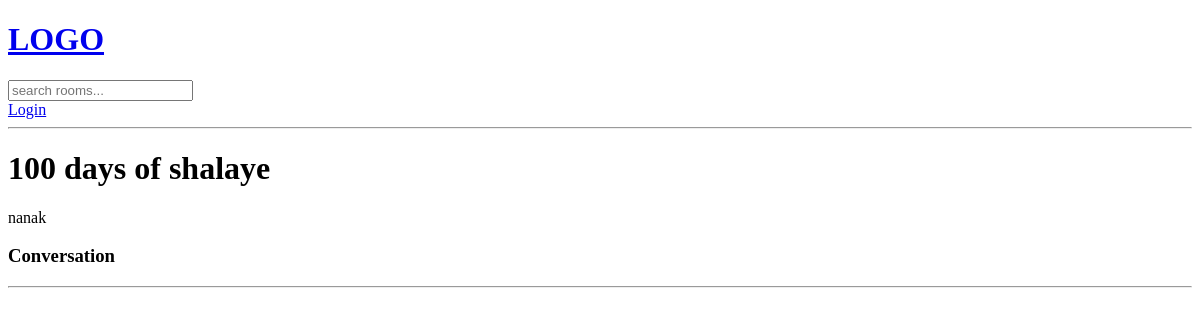
The app's page /room/4/, older data.
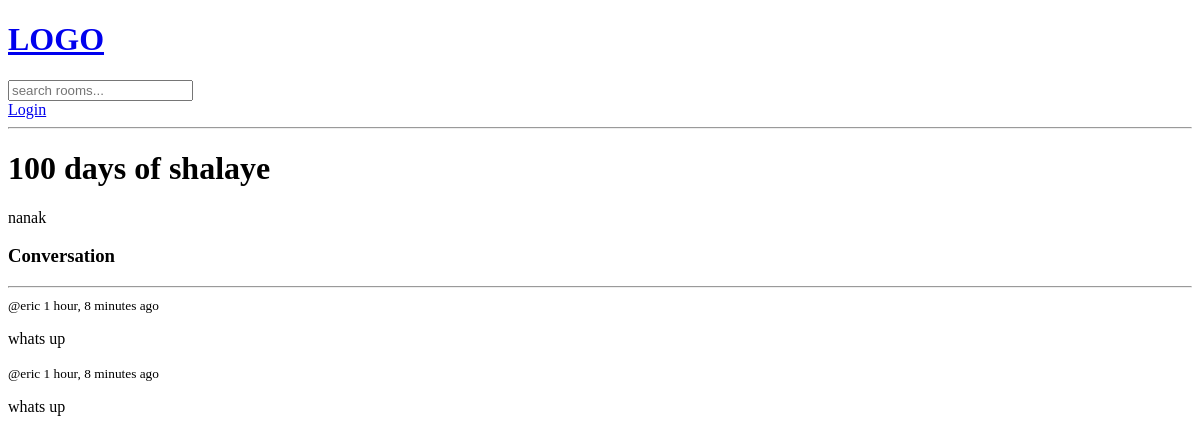
The same page, newer data.
### base/models.py (models this page shows, shortened)
class Room(models.Model):
    host = models.ForeignKey(User, on_delete=models.SET_NULL, null=True)
    topic = models.ForeignKey(Topic, on_delete=models.SET_NULL, null=True)
    name = models.CharField(max_length=200)
    description = models.TextField(null=True, blank=True)
    updated = models.DateTimeField(auto_now=True)
    created = models.DateTimeField(auto_now_add=True)
    class Meta:
        ordering = ["-updated", "-created"]

class Message(models.Model):
    user = models.ForeignKey(User, on_delete=models.CASCADE)
    room = models.ForeignKey(Room, on_delete=models.CASCADE)
    body = models.TextField()
    updated = models.DateTimeField(auto_now=True)
    created = models.DateTimeField(auto_now_add=True)

### base/views.py (the view, shortened to what this page needs)
# urls.py: path("room/<str:pk>/", room, name="room"),
def room(request, pk):
    room = Room.objects.get(id=pk)
    room_messages = room.message_set.all().order_by('-created')
    context = {"room": room, "room_messages": room_messages}
    return render(request, "base/room.html", context)

### base/templates/base/room.html (shortened to what this page needs)
{%extends "main.html"%} {% block content%}
<h1>{{room.name}}</h1>
<p>{{room.description}}</p>
<div class="comment-wrapper">
	<h3>Conversation</h3>
	<hr />
	{% for message in room_messages %}
	<div>
		<small>@{{message.user}} {{message.created|timesince}} ago</small>
		<p>{{message.body}}</p>
	</div>
	{% endfor %}
</div>
 {% endblock %}

### templates/main.html (shortened to what this page needs)
<!DOCTYPE html>
<html lang="en">
	<head>
	</head>
	<body>
		{% include "navbar.html"%}  {% block content%} {% endblock%}
	</body>
</html>

### templates/navbar.html
<a href="/">
	<h1>LOGO</h1>
</a>
<form action="{%url "home"%} " method="GET" >
	<input type="text" name="q" placeholder="search rooms..."/>
</form>
{% if request.user.is_authenticated %}
	<p>Hello {{request.user}}</p>
	<a href="{% url 'logout' %}">Logout</a>
{% else %}
	<a href="{% url 'login' %}">Login</a>
{% endif %}
<hr />

Row changes from the older to the newer data that the page shows:
added Message: user "eric", created "1 hour, 8 minutes", body "whats up"
added Message: user "eric", created "1 hour, 8 minutes", body "whats up"
